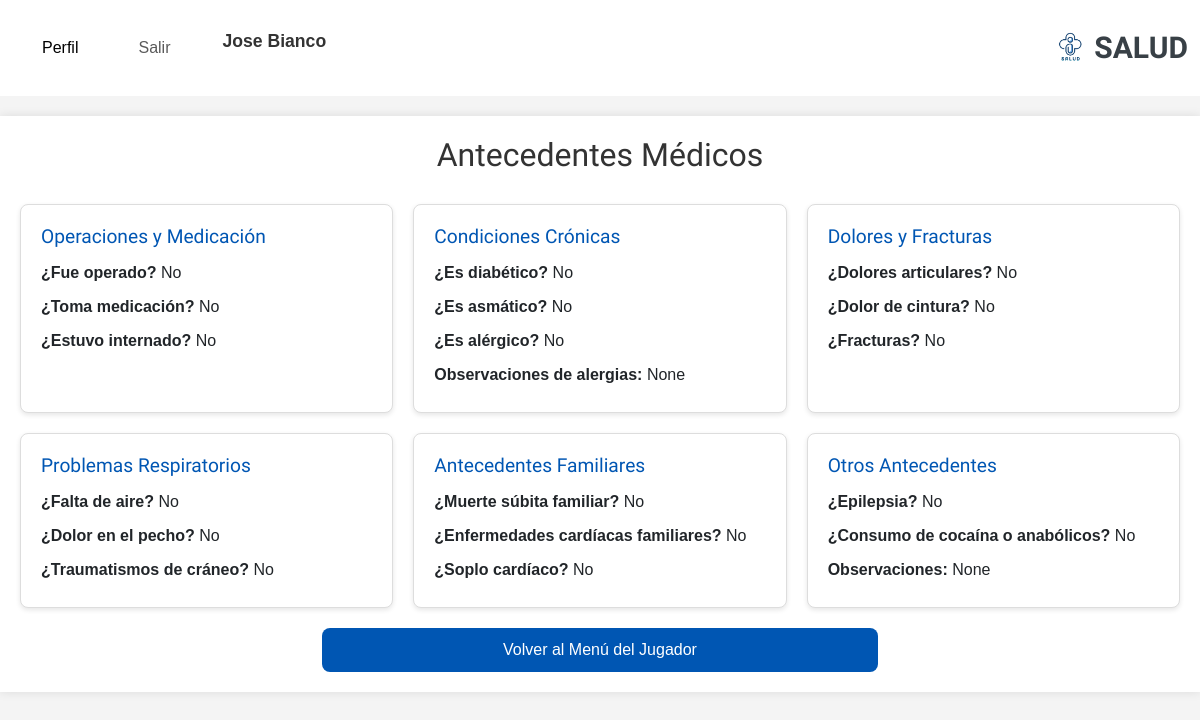
Screenshot of /registro-medico/ver_antecedente/3/ (signed in) with the database file from the repository.
### account/models.py (models this page shows, shortened)
class Profile(models.Model):
    user = models.OneToOneField(settings.AUTH_USER_MODEL, on_delete=models.CASCADE)
    nombre = models.CharField(max_length=30, blank=True, null=True)
    apellido = models.CharField(max_length=30, blank=True, null=True)
    dni = models.CharField(max_length=15, blank=True, null=True)
    fecha_nacimiento = models.DateField(blank=True, null=True)
    email = models.EmailField(max_length=254, unique=True)
    rol = models.CharField(
        max_length=20,
        choices=[
            ('jugador', 'Jugador'),  # Valor predeterminado actualizado a "jugador"
            ('medico', 'Médico'),
            ('representante', 'Representante'),
        ],
        default='jugador'
    )
    class Meta:
        ordering = ['user__username']

### RegistroMedico/models.py (models this page shows)
class AntecedenteEnfermedades(models.Model):
    idantecedente_enfermedades = models.AutoField(primary_key=True)
    fue_operado = models.BooleanField(null=True, blank=True, default=None)
    toma_medicacion = models.BooleanField(null=True, blank=True, default=None)
    estuvo_internado = models.BooleanField(null=True, blank=True, default=None)
    sufre_hormigueos = models.BooleanField(null=True, blank=True, default=None)
    es_diabetico = models.BooleanField(null=True, blank=True, default=None)
    es_amatico = models.BooleanField(null=True, blank=True, default=None)  # 'asmático' corregido como 'es_amatico'
    es_alergico = models.BooleanField(null=True, blank=True, default=None)
    alerg_observ = models.CharField(max_length=100, null=True, blank=True, default=None)
    antecedente_epilepsia = models.BooleanField(null=True, blank=True, default=None)
    desviacion_columna = models.BooleanField(null=True, blank=True, default=None)
    dolor_cintira = models.BooleanField(null=True, blank=True, default=None)
    fracturas = models.BooleanField(null=True, blank=True, default=None)
    dolores_articulares = models.BooleanField(null=True, blank=True, default=None)
    falta_aire = models.BooleanField(null=True, blank=True, default=None)
    tramatismos_craneo = models.BooleanField(null=True, blank=True, default=None)
    dolor_pecho = models.BooleanField(null=True, blank=True, default=None)
    perdida_conocimiento = models.BooleanField(null=True, blank=True, default=None)
    presion_arterial = models.BooleanField(null=True, blank=True, default=None)
    muerte_subita_familiar = models.BooleanField(null=True, blank=True, default=None)
    enfermedad_cardiaca_familiar = models.BooleanField(null=True, blank=True, default=None)
    soplo_cardiaco = models.BooleanField(null=True, blank=True, default=None)
    abstenerce_competencia = models.BooleanField(null=True, blank=True, default=None)
    antecedentes_coronarios_familiares = models.BooleanField(null=True, blank=True, default=None)
    fumar_hipertension_diabetes = models.BooleanField(null=True, blank=True, default=None)
    fhd_observacion = models.CharField(max_length=100, null=True, blank=True, default=None)
    consumo_cocaina_anabolicos = models.BooleanField(null=True, blank=True, default=None)
    cca_observaciones = models.CharField(max_length=100, null=True, blank=True, default=None)
    idfichaMedica = models.OneToOneField('RegistroMedico', on_delete=models.CASCADE, unique=True)
    class Meta:
        db_table = 'antecedente_enfermedades'

### RegistroMedico/views.py (the view)
# urls.py: path('ver_antecedente/<int:jugador_id>/', VerAntecedenteView.as_view(), name='ver_antecedente'),
class VerAntecedenteView(DetailView):
    model = AntecedenteEnfermedades  # Ahora la vista se basa en AntecedenteEnfermedades
    template_name = 'registro_medico/ver_antecedentes.html'
    context_object_name = 'antecedente'  # Se utiliza 'antecedente' para el objeto en la plantilla
    def get_object(self, queryset=None):
        jugador_id = self.kwargs.get('jugador_id')  # Obtener el ID del jugador desde la URL
        jugador = get_object_or_404(Jugador, id=jugador_id)  # Obtener el objeto jugador
        print(jugador)
        jugador_categoria_equipo = JugadorCategoriaEquipo.objects.filter(jugador=jugador).first()
        torneo = jugador_categoria_equipo.categoria_equipo.categoria.torneo
        ficha_medica = RegistroMedico.objects.filter(jugador=jugador, torneo=torneo).first()
        antecedente = get_object_or_404(AntecedenteEnfermedades, idfichaMedica=ficha_medica)
        print(antecedente)
        return antecedente
    def get_context_data(self, **kwargs):
        context = super().get_context_data(**kwargs)
        antecedente = self.object  # Obtén el antecedente actual
        profile = self.request.user.profile
        context['profile'] = profile  # Pasar el perfil al contexto
        ficha_medica = antecedente.idfichaMedica
        context['ficha_medica'] = ficha_medica  # Añade la ficha médica al contexto
        return context

### persona/models.py (called while the page is built)
    def __str__(self):
        return f"{self.persona.profile.nombre} {self.persona.profile.apellido}"

### RegistroMedico/templates/registro_medico/ver_antecedentes.html (shortened to what this page needs)
{% extends 'core/base.html' %}
{% load static %}
{% load widget_tweaks %}
{% block content %}
<body>
<div class="container">
    <h2>Antecedentes Médicos</h2>
    <div class="grid">
        <div class="card">
            <h3>Operaciones y Medicación</h3>
            <p><span>¿Fue operado?</span> {{ antecedente.fue_operado|yesno:"Sí,No" }}</p>
            <p><span>¿Toma medicación?</span> {{ antecedente.toma_medicacion|yesno:"Sí,No" }}</p>
            <p><span>¿Estuvo internado?</span> {{ antecedente.estuvo_internado|yesno:"Sí,No" }}</p>
        </div>
        <div class="card">
            <h3>Condiciones Crónicas</h3>
            <p><span>¿Es diabético?</span> {{ antecedente.es_diabetico|yesno:"Sí,No" }}</p>
            <p><span>¿Es asmático?</span> {{ antecedente.es_amatico|yesno:"Sí,No" }}</p>
            <p><span>¿Es alérgico?</span> {{ antecedente.es_alergico|yesno:"Sí,No" }}</p>
            <p><span>Observaciones de alergias:</span> {{ antecedente.alerg_observ }}</p>
        </div>
        <div class="card">
            <h3>Dolores y Fracturas</h3>
            <p><span>¿Dolores articulares?</span> {{ antecedente.dolores_articulares|yesno:"Sí,No" }}</p>
            <p><span>¿Dolor de cintura?</span> {{ antecedente.dolor_cintira|yesno:"Sí,No" }}</p>
            <p><span>¿Fracturas?</span> {{ antecedente.fracturas|yesno:"Sí,No" }}</p>
        </div>
        <div class="card">
            <h3>Problemas Respiratorios</h3>
            <p><span>¿Falta de aire?</span> {{ antecedente.falta_aire|yesno:"Sí,No" }}</p>
            <p><span>¿Dolor en el pecho?</span> {{ antecedente.dolor_pecho|yesno:"Sí,No" }}</p>
            <p><span>¿Traumatismos de cráneo?</span> {{ antecedente.tramatismos_craneo|yesno:"Sí,No" }}</p>
        </div>
        <div class="card">
            <h3>Antecedentes Familiares</h3>
            <p><span>¿Muerte súbita familiar?</span> {{ antecedente.muerte_subita_familiar|yesno:"Sí,No" }}</p>
            <p><span>¿Enfermedades cardíacas familiares?</span> {{ antecedente.enfermedad_cardiaca_familiar|yesno:"Sí,No" }}</p>
            <p><span>¿Soplo cardíaco?</span> {{ antecedente.soplo_cardiaco|yesno:"Sí,No" }}</p>
        </div>
        <div class="card">
            <h3>Otros Antecedentes</h3>
            <p><span>¿Epilepsia?</span> {{ antecedente.antecedente_epilepsia|yesno:"Sí,No" }}</p>
            <p><span>¿Consumo de cocaína o anabólicos?</span> {{ antecedente.consumo_cocaina_anabolicos|yesno:"Sí,No" }}</p>
            <p><span>Observaciones:</span> {{ antecedente.cca_observaciones }}</p>
        </div>
    </div>
    <div class="text-center">
        <a href="{% url 'menu_jugador' %}" class="btn2">Volver al Menú del Jugador</a>
    </div>
</div>
</body>
{% endblock %}

### core/templates/core/base.html (shortened to what this page needs)
<!DOCTYPE html>
<html lang="en">
<head>
    {% load static %}
    <link rel="stylesheet" href="https://cdnjs.cloudflare.com/ajax/libs/font-awesome/5.15.4/css/all.min.css">
    <link href="https://cdn.jsdelivr.net/npm/bootstrap@5.3.0-alpha1/dist/css/bootstrap.min.css" rel="stylesheet">
    <link href="{% static 'core/vendor/bootstrap/css/bootstrap.min.css' %}" rel="stylesheet">
    <link href="{% static 'core/vendor/bootstrap-icons/bootstrap-icons.css' %}" rel="stylesheet">
    <link href="{% static 'core/vendor/aos/aos.css' %}" rel="stylesheet">
    <link href="{% static 'core/vendor/glightbox/css/glightbox.min.css' %}" rel="stylesheet">
    <link href="{% static 'core/vendor/swiper/swiper-bundle.min.css' %}" rel="stylesheet">
    <link href="{% static 'core/css/main.css' %}" rel="stylesheet">
</head>
<body class="index-page">
    <header id="header" class="header d-flex align-items-center sticky-top">
        <div class="container-fluid position-relative d-flex align-items-center justify-content-between">
            <a href="" class="logo d-flex align-items-center me-auto me-xl-0">
                <img src="{% static 'core/img/logoapp.png' %}" alt="Logo">
                <h1 class="sitename">SALUD</h1>
            </a>
            <nav id="navmenu" class="navbar navbar-expand-lg navbar-light bg-white ">
                <div class="container-fluid">
                    <div class="collapse navbar-collapse" id="navbarNav">
                        <ul class="navbar-nav ms-auto">
                            {% if request.path != '/account/login/' %}
                                {% if user.is_authenticated %}
                                    <li class="nav-item me-4">
                                        <a href="{% url 'perfil' %}" class="nav-link active">Perfil</a>
                                    </li>
                                    <li class="nav-item me-4">
                                        <button type="button" class="btn btn-link nav-link" data-bs-toggle="modal" data-bs-target="#logoutModal">
                                            Salir
                                        </button>
                                    </li>
                                    <li class="nav-item me-4">
                                        <span class="navbar-text fw-bold">
                                            {{ profile.nombre }} {{ profile.apellido }}
                                        </span>
                                    </li>
                                    {% if profile.rol == 'jugador' %}
                                    <li class="nav-item me-4">
                                        <a href="{% url 'menu_jugador' %}" class="nav-link"></a>
                                    </li>
                                    {% endif %}
                                {% endif %}
                            {% endif %}
                        </ul>
                    </div>
                </div>
            </nav>
        </div>
    </header>
    {% block content %}{% endblock %}
</body>
</html>

### core/static/core/css/main.css (style rules this page uses)
:root { --default-font: "Roboto", system-ui, -apple-system, "Segoe UI", Roboto, "Helvetica Neue", Arial, "Noto Sans", "Liberation Sans", sans-serif, "Apple Color Emoji", "Segoe UI Emoji", "Segoe UI Symbol", "Noto Color Emoji"; --heading-font: "Raleway", sans-serif; --nav-font: "Poppins", sans-serif; }
:root { --background-color: #ffffff; --default-color: #444444; --heading-color: #384046; --accent-color: #3498db; --surface-color: #ffffff; --contrast-color: #ffffff; }
:root { --nav-color: #444444; --nav-hover-color: #3498db; --nav-mobile-background-color: #ffffff; --nav-dropdown-background-color: #ffffff; --nav-dropdown-color: #444444; --nav-dropdown-hover-color: #3498db; }
:root { scroll-behavior: smooth; }
body { color: var(--default-color); background-color: var(--background-color); font-family: var(--default-font); }
a { color: var(--accent-color); text-decoration: none; transition: 0.3s; }
h1, h2, h3, h4, h5, h6 { color: var(--heading-color); font-family: var(--heading-font); }
.header { color: var(--default-color); background-color: var(--background-color); padding: 20px 0; transition: all 0.5s; z-index: 997; }
.header .logo { line-height: 1; }
.header .logo img { max-height: 36px; margin-right: 8px; }
.header .logo h1 { font-size: 30px; margin: 0; font-weight: 700; color: var(--heading-color); }
@media (max-width: 1200px) { .header .logo { order: 1; } }
.navbar-nav .nav-link { transition: transform 0.3s ease; }
#navmenu { background-color: #f8f9fa; }
#navmenu .navbar-text { color: #333; font-size: 1.1rem; }
#navmenu .nav-item { padding: 0 10px; }

### RegistroMedico/templates/registro_medico/ver_antecedentes.html (style rules this page uses)
body { font-family: Arial, sans-serif; background-color: #f4f4f4; margin: 0; padding: 0; }
.container { max-width: 1200px; margin: 20px auto; padding: 20px; background-color: white; box-shadow: 0 0 10px rgba(0, 0, 0, 0.1); }
h2 { text-align: center; color: #333; margin-bottom: 30px; }
.grid { display: grid; grid-template-columns: repeat(auto-fit, minmax(300px, 1fr)); gap: 20px; }
.card { background-color: #fff; padding: 20px; border: 1px solid #ddd; border-radius: 8px; box-shadow: 0 2px 5px rgba(0, 0, 0, 0.1); }
.card h3 { margin-top: 0; font-size: 1.2em; color: #0056b3; }
.card p { margin: 5px 0; }
.card span { font-weight: bold; }
.btn2 { display: inline-block; width: 48%; text-align: center; padding: 10px; background-color: #0056b3; color: white; text-decoration: none; border-radius: 8px; margin-top: 20px; }

### rows the page displays
Profile: nombre "Jose", apellido "Bianco"
AntecedenteEnfermedades: fue_operado "No", toma_medicacion "No", estuvo_internado "No", es_diabetico "No", es_amatico "No", es_alergico "No", alerg_observ "None", dolores_articulares "No", dolor_cintira "No", fracturas "No", falta_aire "No", dolor_pecho "No", tramatismos_craneo "No", muerte_subita_familiar "No", enfermedad_cardiaca_familiar "No", soplo_cardiaco "No", antecedente_epilepsia "No", consumo_cocaina_anabolicos "No", cca_observaciones "None"
